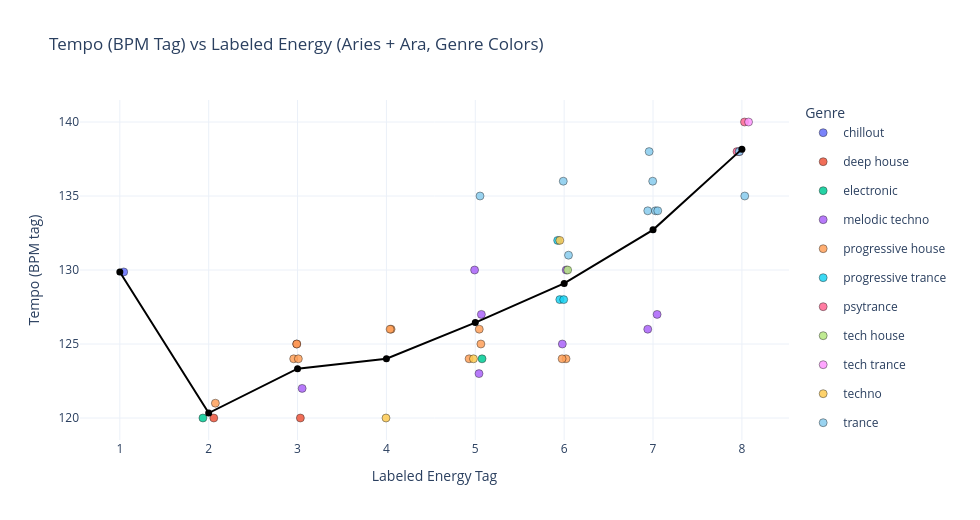

Here is the notebook cell this chart was saved with:
### Code cell
# Tempo vs labeled energy (Aries + Ara mixes), colored by genre
from pathlib import Path
import csv

import numpy as np
import plotly.graph_objects as go
from plotly.colors import qualitative as plotly_qual

MIX_METADATA_CANDIDATES = {
    'aries': [
        Path('music/aries-mix/aries_mix_tracks.csv'),
        Path('../music/aries-mix/aries_mix_tracks.csv'),
    ],
    'ara': [
        Path('music/ara-mix/ara_mix_tracks.csv'),
        Path('../music/ara-mix/ara_mix_tracks.csv'),
    ],
}


def _resolve_first_existing(candidates: list[Path]) -> Path:
    if 'first_existing_path' in globals():
        return first_existing_path(candidates)
    for c in candidates:
        r = c.expanduser().resolve()
        if r.exists():
            return r
    tried = [str(c.expanduser().resolve()) for c in candidates]
    raise FileNotFoundError(f'Could not find any candidate path. Tried: {tried}')


def _safe_float(x):
    try:
        if x is None:
            return None
        s = str(x).strip()
        if s == '':
            return None
        return float(s)
    except Exception:
        return None


rows = []
metadata_paths = {}
for mix_name, candidates in MIX_METADATA_CANDIDATES.items():
    meta_path = _resolve_first_existing(candidates)
    metadata_paths[mix_name] = meta_path
    with meta_path.open('r', newline='') as f:
        reader = csv.DictReader(f)
        for row in reader:
            bpm = _safe_float(row.get('bpm'))
            energy = _safe_float(row.get('energy'))
            if bpm is None or energy is None:
                continue
            if not np.isfinite(bpm) or bpm <= 0:
                continue
            rows.append({
                'mix_name': mix_name,
                'track_number': str(row.get('track_number', '')).strip(),
                'title': str(row.get('title', '')).strip(),
                'artists': str(row.get('artists', '')).strip(),
                'genre': (str(row.get('genre', '')).strip() or 'unknown').lower(),
                'bpm': float(bpm),
                'energy': float(energy),
            })

if len(rows) == 0:
    raise RuntimeError('No valid rows with bpm + energy found across Aries/Ara metadata.')

energy = np.array([r['energy'] for r in rows], dtype=np.float64)
bpm = np.array([r['bpm'] for r in rows], dtype=np.float64)
genres = np.array([r['genre'] for r in rows], dtype=object)
unique_energy = np.array(sorted(set(energy.tolist())), dtype=np.float64)
unique_genres = sorted(set(genres.tolist()))

palette = (
    plotly_qual.Plotly
    + plotly_qual.Safe
    + plotly_qual.Dark24
    + plotly_qual.Alphabet
)
genre_colors = {g: palette[i % len(palette)] for i, g in enumerate(unique_genres)}

rng = np.random.default_rng(42)
fig = go.Figure()

for genre in unique_genres:
    idx = np.where(genres == genre)[0]
    xj = energy[idx] + rng.uniform(-0.08, 0.08, size=idx.size)

    custom = np.array([
        [
            rows[i].get('genre', ''),
            rows[i].get('mix_name', ''),
            rows[i].get('track_number', ''),
            rows[i].get('title', ''),
            rows[i].get('artists', ''),
            rows[i].get('energy', np.nan),
            rows[i].get('bpm', np.nan),
        ]
        for i in idx
    ], dtype=object)

    fig.add_trace(
        go.Scatter(
            x=xj,
            y=bpm[idx],
            mode='markers',
            name=genre,
            legendgroup=f'genre::{genre}',
            marker=dict(color=genre_colors[genre], size=8, line=dict(color='black', width=0.45), opacity=0.85),
            customdata=custom,
            hovertemplate=(
                'genre=%{customdata[0]}<br>'
                'mix=%{customdata[1]}<br>'
                'track=%{customdata[2]}<br>'
                'title=%{customdata[3]}<br>'
                'artists=%{customdata[4]}<br>'
                'energy=%{customdata[5]:.1f}<br>'
                'bpm=%{customdata[6]:.2f}<extra></extra>'
            ),
        )
    )

mean_x = []
mean_y = []
for e in unique_energy:
    m = energy == e
    if np.any(m):
        mean_x.append(float(e))
        mean_y.append(float(np.mean(bpm[m])))

if mean_x:
    fig.add_trace(
        go.Scatter(
            x=np.asarray(mean_x, dtype=np.float64),
            y=np.asarray(mean_y, dtype=np.float64),
            mode='lines+markers',
            name='combined bpm mean',
            marker=dict(size=7),
            line=dict(color='black', width=2),
            hovertemplate='energy=%{x:.1f}<br>mean bpm=%{y:.2f}<extra></extra>',
        )
    )

fig.update_layout(
    title='Tempo (BPM Tag) vs Labeled Energy (Aries + Ara, Genre Colors)',
    width=980,
    height=520,
    template='plotly_white',
    legend=dict(title='Genre'),
    xaxis=dict(title='Labeled Energy Tag', tickmode='array', tickvals=unique_energy.tolist()),
    yaxis=dict(title='Tempo (BPM tag)'),
)

fig.show()

by_mix = {m: int(np.sum(np.array([r['mix_name'] for r in rows], dtype=object) == m)) for m in sorted(metadata_paths.keys())}
print(f'Plotted {len(rows)} tracks for tempo-vs-energy from mixes: {by_mix}')
for mix_name, meta in metadata_paths.items():
    print(f'  - {mix_name}: {meta}')
print('Tip: hover any point to inspect song details; click to pin the tooltip.')

### Figure 1 — Plotly figure (JSON) as saved in the notebook; plotly's stock layout.template omitted (floating-point values rounded to 4 significant figures)
{"data": [{"customdata": [["chillout", "aries", "1", "Filmic", "Above & Beyond", 1, 129.9]], "hovertemplate": "genre=%{customdata[0]}<br>mix=%{customdata[1]}<br>track=%{customdata[2]}<br>title=%{customdata[3]}<br>artists=%{customdata[4]}<br>energy=%{customdata[5]:.1f}<br>bpm=%{customdata[6]:.2f}<extra></extra>", "legendgroup": "genre::chillout", "marker": {"color": "#636EFA", "line": {"color": "black", "width": 0.45}, "opacity": 0.85, "size": 8}, "mode": "markers", "name": "chillout", "type": "scatter", "x": [1.044], "y": [129.9]}, {"customdata": [["deep house", "ara", "3", "Selene", "Karmarin", 3, 125], ["deep house", "ara", "7", "Icicle", "Tim Green, Izhevski", 2, 120], ["deep house", "ara", "8", "Sunlight (Jody Wisternoff Remix)", "Lane 8", 3, 120]], "hovertemplate": "genre=%{customdata[0]}<br>mix=%{customdata[1]}<br>track=%{customdata[2]}<br>title=%{customdata[3]}<br>artists=%{customdata[4]}<br>energy=%{customdata[5]:.1f}<br>bpm=%{customdata[6]:.2f}<extra></extra>", "legendgroup": "genre::deep house", "marker": {"color": "#EF553B", "line": {"color": "black", "width": 0.45}, "opacity": 0.85, "size": 8}, "mode": "markers", "name": "deep house", "type": "scatter", "x": [2.99, 2.057, 3.032], "y": [125.0, 120.0, 120.0]}, {"customdata": [["electronic", "ara", "6", "TERRITORY", "THE BLAZE", 2, 120], ["electronic", "ara", "12", "I Wonder", "ZHU", 5, 124]], "hovertemplate": "genre=%{customdata[0]}<br>mix=%{customdata[1]}<br>track=%{customdata[2]}<br>title=%{customdata[3]}<br>artists=%{customdata[4]}<br>energy=%{customdata[5]:.1f}<br>bpm=%{customdata[6]:.2f}<extra></extra>", "legendgroup": "genre::electronic", "marker": {"color": "#00CC96", "line": {"color": "black", "width": 0.45}, "opacity": 0.85, "size": 8}, "mode": "markers", "name": "electronic", "type": "scatter", "x": [1.935, 5.076], "y": [120.0, 124.0]}, {"customdata": [["melodic techno", "aries", "8", "Subterranean", "Miss Monique, AVIRA", 5, 123], ["melodic techno", "aries", "9", "Thalassophobia (Dark Mix)", "J Ribbon", 7, 127], ["melodic techno", "aries", "14", "Power Drive", "Pryda", 7, 126], ["melodic techno", "aries", "15", "Water", "Bicep, Clara La San", 5, 130], ["melodic techno", "aries", "16", "Hold That Sucker Down (HEL:SLOWED Remix)", "Jerome Isma-Ae", 6, 125], ["melodic techno", "aries", "17", "Flame", "ARTBAT", 5, 127], ["melodic techno", "aries", "18", "Ashes", "Camden Cox", 6, 130], ["melodic techno", "ara", "4", "Tundra", "Peer Kusiv", 3, 122]], "hovertemplate": "genre=%{customdata[0]}<br>mix=%{customdata[1]}<br>track=%{customdata[2]}<br>title=%{customdata[3]}<br>artists=%{customdata[4]}<br>energy=%{customdata[5]:.1f}<br>bpm=%{customdata[6]:.2f}<extra></extra>", "legendgroup": "genre::melodic techno", "marker": {"color": "#AB63FA", "line": {"color": "black", "width": 0.45}, "opacity": 0.85, "size": 8}, "mode": "markers", "name": "melodic techno", "type": "scatter", "x": [5.042, 7.046, 6.94, 4.992, 5.979, 5.068, 6.023, 3.052], "y": [123.0, 127.0, 126.0, 130.0, 125.0, 127.0, 130.0, 122.0]}, {"customdata": [["progressive house", "aries", "2", "Tears from the Moon (aname Mix)", "Conjure One, Sinead O'Connor", 3, 125], ["progressive house", "aries", "3", "Break the Silence", "aname, Bri Zoli", 3, 124], ["progressive house", "aries", "4", "Love You Got", "Kelly Lee Owens", 3, 124], ["progressive house", "aries", "5", "Parasite", "ANUQRAM, Eleanora", 5, 124], ["progressive house", "aries", "6", "Lately (Adam Ten & Mita Gami Remix)", "RUFUS DU SOL", 4, 126], ["progressive house", "aries", "7", "Come Alive", "Grum, Sarah Appel", 6, 124], ["progressive house", "aries", "12", "Warrior", "Marsh", 4, 126], ["progressive house", "aries", "13", "Walk the Plank", "Lane 8", 6, 124], ["progressive house", "ara", "5", "Headspace", "Dee Montero, Meliha", 2, 121], ["progressive house", "ara", "9", "Muse", "Rezident, Kate Morgan", 5, 125], ["progressive house", "ara", "10", "Wavy Jane", "My Friend", 5, 126]], "hovertemplate": "genre=%{customdata[0]}<br>mix=%{customdata[1]}<br>track=%{customdata[2]}<br>title=%{customdata[3]}<br>artists=%{customdata[4]}<br>energy=%{customdata[5]:.1f}<br>bpm=%{customdata[6]:.2f}<extra></extra>", "legendgroup": "genre::progressive house", "marker": {"color": "#FFA15A", "line": {"color": "black", "width": 0.45}, "opacity": 0.85, "size": 8}, "mode": "markers", "name": "progressive house", "type": "scatter", "x": [2.991, 2.956, 3.009, 4.93, 4.052, 6.021, 4.041, 5.977, 2.075, 5.063, 5.045], "y": [125.0, 124.0, 124.0, 124.0, 126.0, 124.0, 126.0, 124.0, 121.0, 125.0, 126.0]}, {"customdata": [["progressive trance", "ara", "11", "Needs to Feel (Wippenberg Remix)", "Super8 & Tab", 6, 128], ["progressive trance", "ara", "13", "Bloodstream (Cubicore Remix)", "Ferry Corsten, Ruben De Ronde", 6, 128], ["progressive trance", "ara", "14", "Ice Beach", "Niklas Harding, Arcane", 6, 132]], "hovertemplate": "genre=%{customdata[0]}<br>mix=%{customdata[1]}<br>track=%{customdata[2]}<br>title=%{customdata[3]}<br>artists=%{customdata[4]}<br>energy=%{customdata[5]:.1f}<br>bpm=%{customdata[6]:.2f}<extra></extra>", "legendgroup": "genre::progressive trance", "marker": {"color": "#19D3F3", "line": {"color": "black", "width": 0.45}, "opacity": 0.85, "size": 8}, "mode": "markers", "name": "progressive trance", "type": "scatter", "x": [5.951, 5.995, 5.927], "y": [128.0, 128.0, 132.0]}, {"customdata": [["psytrance", "aries", "24", "Apex (John Askew Remix)", "Simon Patterson", 8, 138], ["psytrance", "aries", "25", "Opulence", "Simon Patterson", 8, 140]], "hovertemplate": "genre=%{customdata[0]}<br>mix=%{customdata[1]}<br>track=%{customdata[2]}<br>title=%{customdata[3]}<br>artists=%{customdata[4]}<br>energy=%{customdata[5]:.1f}<br>bpm=%{customdata[6]:.2f}<extra></extra>", "legendgroup": "genre::psytrance", "marker": {"color": "#FF6692", "line": {"color": "black", "width": 0.45}, "opacity": 0.85, "size": 8}, "mode": "markers", "name": "psytrance", "type": "scatter", "x": [7.945, 8.029], "y": [138.0, 140.0]}, {"customdata": [["tech house", "aries", "19", "At Night", "Maur, Dave Spoon", 6, 130]], "hovertemplate": "genre=%{customdata[0]}<br>mix=%{customdata[1]}<br>track=%{customdata[2]}<br>title=%{customdata[3]}<br>artists=%{customdata[4]}<br>energy=%{customdata[5]:.1f}<br>bpm=%{customdata[6]:.2f}<extra></extra>", "legendgroup": "genre::tech house", "marker": {"color": "#B6E880", "line": {"color": "black", "width": 0.45}, "opacity": 0.85, "size": 8}, "mode": "markers", "name": "tech house", "type": "scatter", "x": [6.039], "y": [130.0]}, {"customdata": [["tech trance", "aries", "22", "Access (John Askew Remix)", "DJ Misjah, DJ Tim", 8, 140], ["tech trance", "aries", "23", "Out of the Sky (Chris Schweizer Remix)", "Audrey Gallagher, John O'Callaghan", 8, 138]], "hovertemplate": "genre=%{customdata[0]}<br>mix=%{customdata[1]}<br>track=%{customdata[2]}<br>title=%{customdata[3]}<br>artists=%{customdata[4]}<br>energy=%{customdata[5]:.1f}<br>bpm=%{customdata[6]:.2f}<extra></extra>", "legendgroup": "genre::tech trance", "marker": {"color": "#FF97FF", "line": {"color": "black", "width": 0.45}, "opacity": 0.85, "size": 8}, "mode": "markers", "name": "tech trance", "type": "scatter", "x": [8.075, 7.972], "y": [140.0, 138.0]}, {"customdata": [["techno", "aries", "10", "Illusion", "Yotto", 5, 124], ["techno", "aries", "11", "Brainwasher", "Nox Vahn", 4, 120], ["techno", "aries", "21", "FILTHY ACID", "Paul Van Dyk", 6, 132]], "hovertemplate": "genre=%{customdata[0]}<br>mix=%{customdata[1]}<br>track=%{customdata[2]}<br>title=%{customdata[3]}<br>artists=%{customdata[4]}<br>energy=%{customdata[5]:.1f}<br>bpm=%{customdata[6]:.2f}<extra></extra>", "legendgroup": "genre::techno", "marker": {"color": "#FECB52", "line": {"color": "black", "width": 0.45}, "opacity": 0.85, "size": 8}, "mode": "markers", "name": "techno", "type": "scatter", "x": [4.979, 3.995, 5.95], "y": [124.0, 120.0, 132.0]}, {"customdata": [["trance", "aries", "20", "Yes Man", "Ferry Corsten", 7, 134], ["trance", "ara", "15", "Connected (Vocal Mix)", "Matt Hardwick, Smith & Pledger", 7, 136], ["trance", "ara", "16", "Time Goes By (Super8 Deep Mix)", "Carrie Skipper, Super8 & Tab", 7, 138], ["trance", "ara", "17", "Metanoia", "Omnia, The Blizzard", 7, 134], ["trance", "ara", "18", "Frozen", "Dogzilla", 6, 136], ["trance", "ara", "19", "These Shoulders (Oliver Smith Remix)", "The Signalrunners, Julie Thompson", 7, 134], ["trance", "ara", "20", "The Whiteroom", "Andy Moor, Adam White, Whiteroom", 8, 135], ["trance", "ara", "21", "Far From In Love", "Above & Beyond", 8, 138], ["trance", "ara", "22", "Zocalo", "Armin Van Buuren, Gabriel & Dresden", 5, 135], ["trance", "ara", "23", "Perception (Vocal Mix)", "Cass & Slide", 6, 131]], "hovertemplate": "genre=%{customdata[0]}<br>mix=%{customdata[1]}<br>track=%{customdata[2]}<br>title=%{customdata[3]}<br>artists=%{customdata[4]}<br>energy=%{customdata[5]:.1f}<br>bpm=%{customdata[6]:.2f}<extra></extra>", "legendgroup": "genre::trance", "marker": {"color": "rgb(136, 204, 238)", "line": {"color": "black", "width": 0.45}, "opacity": 0.85, "size": 8}, "mode": "markers", "name": "trance", "type": "scatter", "x": [6.941, 6.996, 6.956, 7.027, 5.99, 7.053, 8.032, 7.97, 5.053, 6.049], "y": [134.0, 136.0, 138.0, 134.0, 136.0, 134.0, 135.0, 138.0, 135.0, 131.0]}, {"hovertemplate": "energy=%{x:.1f}<br>mean bpm=%{y:.2f}<extra></extra>", "line": {"color": "black", "width": 2}, "marker": {"size": 7}, "mode": "lines+markers", "name": "combined bpm mean", "type": "scatter", "x": [1.0, 2.0, 3.0, 4.0, 5.0, 6.0, 7.0, 8.0], "y": [129.9, 120.3, 123.3, 124.0, 126.4, 129.1, 132.7, 138.2]}], "layout": {"height": 520, "legend": {"title": {"text": "Genre"}}, "title": {"text": "Tempo (BPM Tag) vs Labeled Energy (Aries + Ara, Genre Colors)"}, "width": 980, "xaxis": {"tickmode": "array", "tickvals": [1, 2, 3, 4, 5, 6, 7, 8], "title": {"text": "Labeled Energy Tag"}}, "yaxis": {"title": {"text": "Tempo (BPM tag)"}}}}
